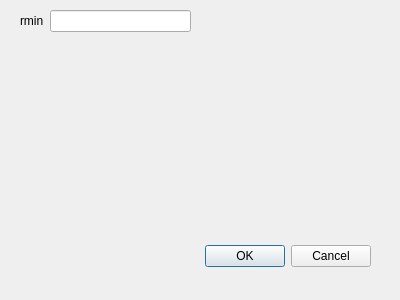
<?xml version="1.0" encoding="UTF-8"?>
<ui version="4.0">
 <class>AnamorphosisDialog</class>
 <widget class="QDialog" name="AnamorphosisDialog">
  <property name="geometry">
   <rect>
    <x>0</x>
    <y>0</y>
    <width>400</width>
    <height>300</height>
   </rect>
  </property>
  <property name="windowTitle">
   <string>Dialog</string>
  </property>
  <widget class="QDialogButtonBox" name="buttonBox">
   <property name="geometry">
    <rect>
     <x>30</x>
     <y>240</y>
     <width>341</width>
     <height>32</height>
    </rect>
   </property>
   <property name="orientation">
    <enum>Qt::Horizontal</enum>
   </property>
   <property name="standardButtons">
    <set>QDialogButtonBox::Cancel|QDialogButtonBox::Ok</set>
   </property>
  </widget>
  <widget class="QWidget" name="formLayoutWidget">
   <property name="geometry">
    <rect>
     <x>20</x>
     <y>10</y>
     <width>171</width>
     <height>80</height>
    </rect>
   </property>
   <layout class="QFormLayout" name="formLayout">
    <item row="0" column="0">
     <widget class="QLabel" name="rminLabel">
      <property name="text">
       <string>rmin</string>
      </property>
     </widget>
    </item>
    <item row="0" column="1">
     <widget class="QLineEdit" name="rminLineEdit"/>
    </item>
   </layout>
  </widget>
 </widget>
 <resources/>
 <connections>
  <connection>
   <sender>buttonBox</sender>
   <signal>accepted()</signal>
   <receiver>AnamorphosisDialog</receiver>
   <slot>accept()</slot>
   <hints>
    <hint type="sourcelabel">
     <x>248</x>
     <y>254</y>
    </hint>
    <hint type="destinationlabel">
     <x>157</x>
     <y>274</y>
    </hint>
   </hints>
  </connection>
  <connection>
   <sender>buttonBox</sender>
   <signal>rejected()</signal>
   <receiver>AnamorphosisDialog</receiver>
   <slot>reject()</slot>
   <hints>
    <hint type="sourcelabel">
     <x>316</x>
     <y>260</y>
    </hint>
    <hint type="destinationlabel">
     <x>286</x>
     <y>274</y>
    </hint>
   </hints>
  </connection>
 </connections>
</ui>
